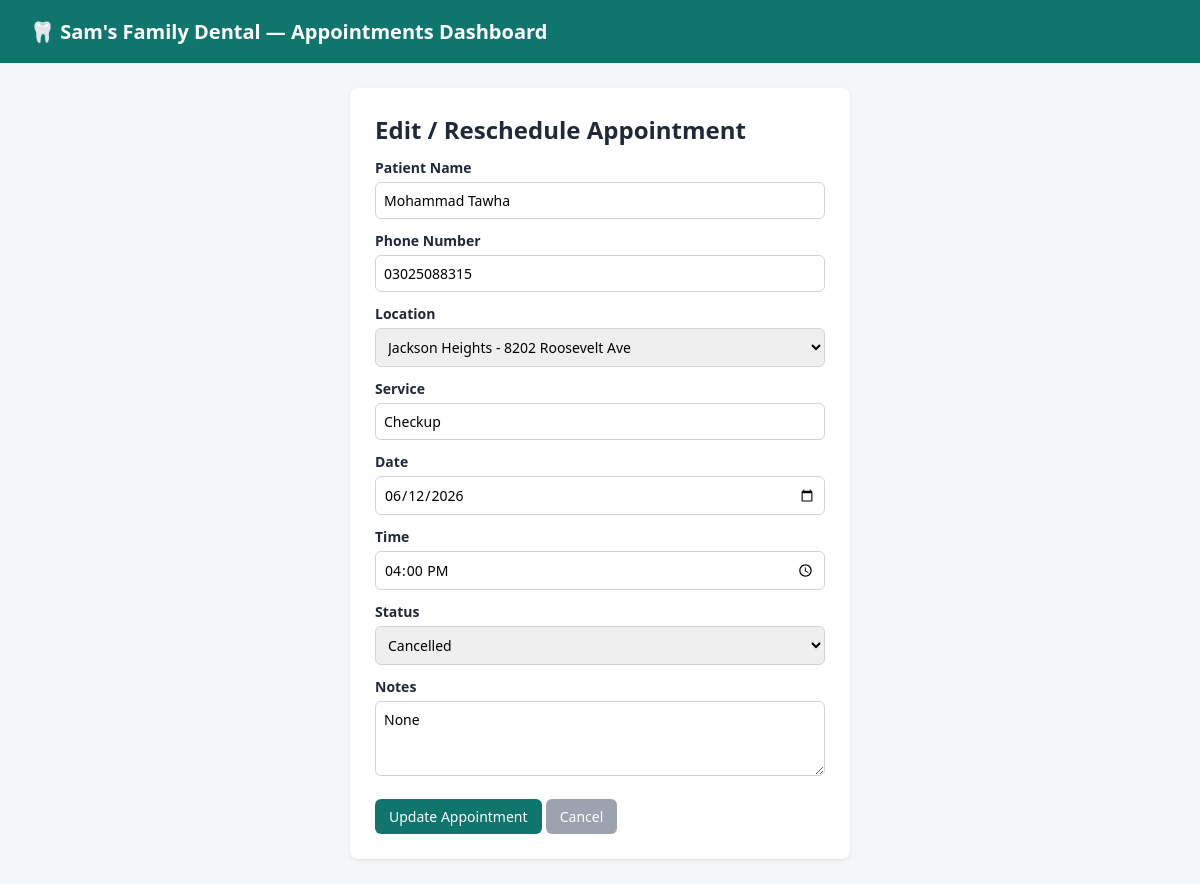
Page /edit/1/ on the committed database.
### appointments/models.py (models this page shows, shortened)
class Appointment(models.Model):
    STATUS_CHOICES = [
        ("booked", "Booked"),
        ("cancelled", "Cancelled"),
        ("rescheduled", "Rescheduled"),
        ("completed", "Completed"),
    ]
    LOCATION_CHOICES = [
        ("Jackson Heights", "Jackson Heights - 8202 Roosevelt Ave"),
        ("Woodside", "Woodside - 39-72 61st St"),
    ]
    name = models.CharField(max_length=100)
    phone = models.CharField(max_length=20)
    location = models.CharField(max_length=100, choices=LOCATION_CHOICES, default="Jackson Heights")
    service = models.CharField(max_length=150)
    date = models.DateField()
    time = models.TimeField()
    status = models.CharField(max_length=20, choices=STATUS_CHOICES, default="booked")
    notes = models.TextField(blank=True, null=True)
    created_at = models.DateTimeField(auto_now_add=True)
    updated_at = models.DateTimeField(auto_now=True)
    class Meta:
        ordering = ["date", "time"]

### appointments/views.py (the view, shortened to what this page needs)
# urls.py: path("edit/<int:pk>/", views.edit_appointment, name="edit_appointment"),
def edit_appointment(request, pk):
    appointment = get_object_or_404(Appointment, pk=pk)
    return render(request, "appointments/edit_appointment.html", {"appointment": appointment})

### appointments/templates/appointments/edit_appointment.html (shortened to what this page needs)
{% extends "appointments/base.html" %}
{% block content %}
<div class="form-box">
    <h2>Edit / Reschedule Appointment</h2>
    <form method="POST">
        <label>Patient Name</label>
        <input type="text" name="name" value="{{ appointment.name }}" required>
        <label>Phone Number</label>
        <input type="text" name="phone" value="{{ appointment.phone }}" required>
        <label>Location</label>
        <select name="location">
            <option value="Jackson Heights" {% if appointment.location == "Jackson Heights" %}selected{% endif %}>Jackson Heights - 8202 Roosevelt Ave</option>
        </select>
        <label>Service</label>
        <input type="text" name="service" value="{{ appointment.service }}" required>
        <label>Date</label>
        <input type="date" name="date" value="{{ appointment.date|date:'Y-m-d' }}" required>
        <label>Time</label>
        <input type="time" name="time" value="{{ appointment.time|time:'H:i' }}" required>
        <label>Status</label>
        <select name="status">
            {% for value, label in appointment.STATUS_CHOICES %}
            <option value="{{ value }}" {% if appointment.status == value %}selected{% endif %}>{{ label }}</option>
            {% endfor %}
        </select>
        <label>Notes</label>
        <textarea name="notes" rows="3">{{ appointment.notes }}</textarea>
        <button type="submit" class="btn btn-primary">Update Appointment</button>
        <a href="{% url 'dashboard' %}" class="btn" style="background:#9ca3af; color:#fff;">Cancel</a>
    </form>
</div>
{% endblock %}

### appointments/templates/appointments/base.html (style rules this page uses)
* { box-sizing: border-box; margin: 0; padding: 0; font-family: 'Segoe UI', Arial, sans-serif; }
body { background: #f4f6f8; color: #1f2937; }
.btn { display: inline-block; padding: 8px 14px; border-radius: 6px; text-decoration: none; font-size: 14px; border: none; cursor: pointer; }
.btn-primary { background: #0f766e; color: #fff; }
.form-box { background: #fff; padding: 25px; border-radius: 8px; box-shadow: 0 1px 3px rgba(0,0,0,0.1); max-width: 500px; margin: 20px auto; }
.form-box label { display: block; margin-top: 12px; font-size: 14px; font-weight: 600; }
.form-box input, .form-box select, .form-box textarea { width: 100%; padding: 8px; margin-top: 5px; border: 1px solid #d1d5db; border-radius: 6px; font-size: 14px; }
.form-box button { margin-top: 18px; }

### rows in the picture
Appointment: name "Mohammad Tawha", phone "03025088315", location "Jackson Heights - 8202 Roosevelt Ave", service "Checkup", date "06/12/2026", time "16:00", status "Cancelled", notes "None"
